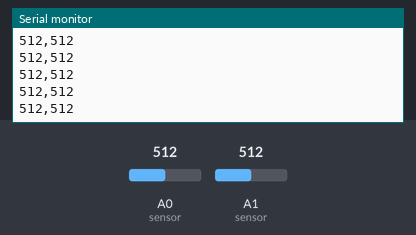
Bench run of a sketch on a simulated Arduino Uno, built with avr-gcc and run on an emulated ATmega328P. On the bench: the last lines printed to the serial monitor. Inputs (shaded band) come from the test bench; at power-on: A0 (sensor) = 512, A1 (sensor) = 512.

Above: at 1.2 s.
1.3 s: A0 (sensor) set to 716
At 1.31 s:
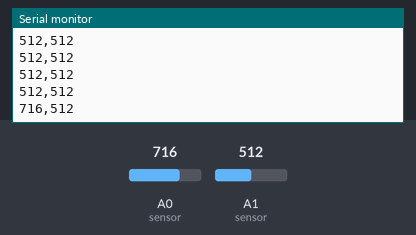
2.8 s: A1 (sensor) set to 716
At 2.82 s:
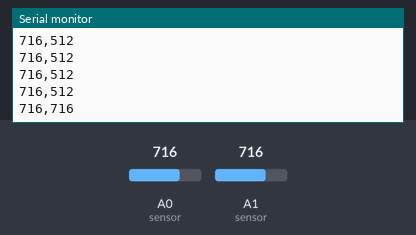
4.3 s: A0 (sensor) set to 900
At 4.33 s:
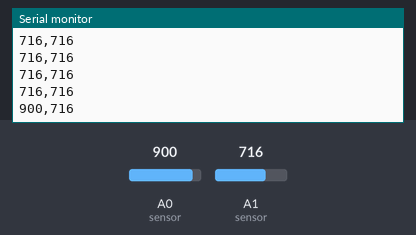
5.8 s: A1 (sensor) set to 900
At 5.84 s:
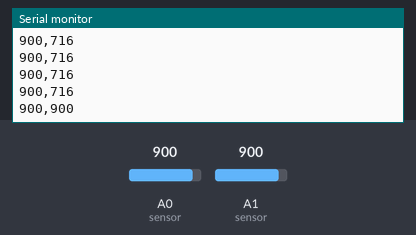
Timing chart, 0 to 8.3 s (numbered marks = the images above; inputs shaded):
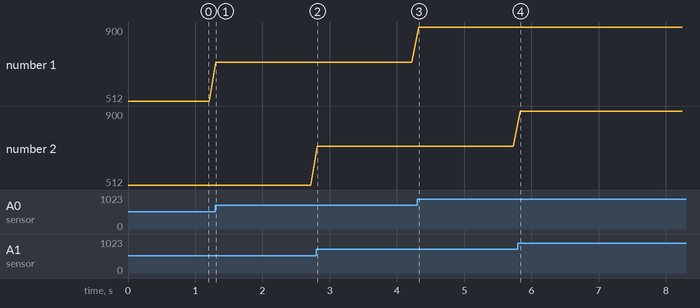

Measured:
- after the input at 1.3 s, the serial monitor: prints a new line at once (image 1)
- after the input at 2.8 s, the serial monitor: prints a new line at once (image 2)
- after the input at 4.3 s, the serial monitor: prints a new line at once (image 3)
- after the input at 5.8 s, the serial monitor: prints a new line at once (image 4)
- plotted number 1: 512 → 716 after the input at 1.3 s, 716 → 900 after the input at 4.3 s

The sketch:

sketch_nov17a_twoPiezoSensors.ino
```cpp
void setup()
{
Serial.begin(9600); //Open the serial to set the baud rate for 9600bps
}
void loop()
{
// int val;
int val1=analogRead(A0); //Connect the analog piezoelectric ceramic vibration sensor to analog interface A0
int val2=analogRead(A1); //Connect the analog piezoelectric ceramic vibration sensor to analog interface A1

// Serial.print("Vibration is ");
Serial.print(val1,DEC);
Serial.print(",");
Serial.println(val2,DEC);//Print the analog value read via serial port
delay(100);
}
```
